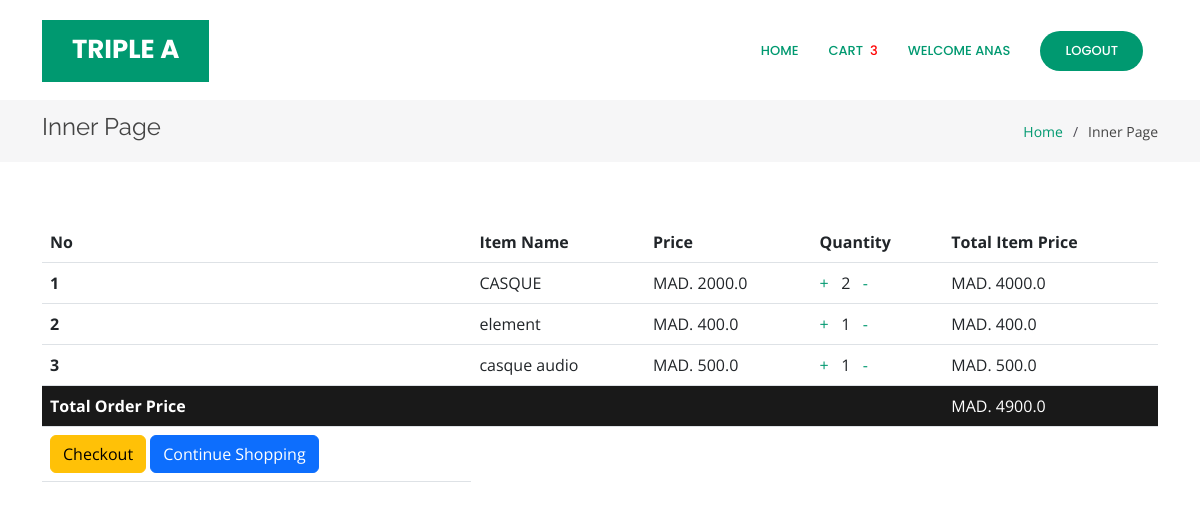
The page /orderlist (signed in) on the database its author committed.
### core/models.py (models this page shows, shortened)
class Order(models.Model):
    user = models.ForeignKey(User, on_delete=models.CASCADE)
    items = models.ManyToManyField(OrderItem)
    start_date = models.DateTimeField(auto_now_add=True)
    ordered_date = models.DateTimeField()
    ordered = models.BooleanField(default=False)
    order_id = models.CharField(
        max_length=100, unique=True, default=None, blank=True, null=True)
    datetime_ofpayment = models.DateTimeField(auto_now_add=True)
    order_delivered = models.BooleanField(default=False)
    order_received = models.BooleanField(default=False)
    razorpay_order_id = models.CharField(max_length=500, null=True, blank=True)
    razorpay_payment_id = models.CharField(
        max_length=500, null=True, blank=True)
    razorpay_signature = models.CharField(
        max_length=500, null=True, blank=True)
    def get_total_price(self):
        total = 0
        for order_item in self.items.all():
            total += order_item.get_final_price()
        return total

class OrderItem(models.Model):
    user = models.ForeignKey(User, on_delete=models.CASCADE)
    ordered = models.BooleanField(default=False)
    product = models.ForeignKey(Product, on_delete=models.CASCADE)
    quantity = models.IntegerField(default=1)
    def get_total_item_price(self):
        return self.quantity * self.product.price
    def get_final_price(self):
        return self.get_total_item_price()

class Product(models.Model):
    name = models.CharField(max_length=100)
    category = models.ForeignKey('Category', on_delete=models.CASCADE)
    desc = models.TextField()
    price = models.FloatField(default=0.0)
    product_available_count = models.IntegerField(default=0)
    img = models.ImageField(upload_to='image/')

### core/views.py (the view)
# urls.py: path('orderlist',views.orderlist,name="orderlist"),
def orderlist(request):
    if Order.objects.filter(user=request.user, ordered=False).exists():
        order = Order.objects.get(user=request.user, ordered=False)
        return render(request, "core/orderlist.html", {"order": order})
    return render(request, "core/orderlist.html", {"message": "Your Cart is Empty"})

### core/templatetags/cart_template_tag.py (called while the page is built)
@register.filter
def cart_item_count(user):
    if user.is_authenticated:
        qs = Order.objects.filter(user=user,ordered=False)
        if qs.exists():
            return qs[0].items.count()
    return 0

### templates/core/orderlist.html (shortened to what this page needs)
<!DOCTYPE html>
{% load static %}
{% load cart_template_tag %}
<html lang="en">
<head>
    <link href="{% static 'vendor/aos/aos.css' %}" rel="stylesheet">
    <link href="{% static 'vendor/bootstrap/css/bootstrap.min.css' %}" rel="stylesheet">
    <link href="{% static 'vendor/bootstrap-icons/bootstrap-icons.css' %}" rel="stylesheet">
    <link href="{% static 'vendor/boxicons/css/boxicons.min.css' %}" rel="stylesheet">
    <link href="{% static 'vendor/glightbox/css/glightbox.min.css' %}" rel="stylesheet">
    <link href="{% static 'vendor/remixicon/remixicon.css' %}" rel="stylesheet">
    <link href="{% static 'vendor/swiper/swiper-bundle.min.css' %}" rel="stylesheet">
    <link href="{% static 'css/style.css' %}" rel="stylesheet">
</head>
<body>
    <header id="header" class="fixed-top d-flex align-items-center">
        <div class="container">
            <div class="header-container d-flex align-items-center justify-content-between">
                <div class="logo">
                    <h1 class="text-light"><a href="index.html"><span>TRIPLE A</span></a></h1>
                </div>
                <nav id="navbar" class="navbar">
                    <ul>
                        {% if user.is_authenticated %}
                        <li><a class="nav-link scrollto active" href="{% url 'index'%}">Home</a></li>
                        <li><a class="nav-link scrollto active" href="{% url 'orderlist' %}">Cart&nbsp;&nbsp
                                <div style="color:red;">{{request.user | cart_item_count}}</div>
                            </a></li>
                        <li><a class="nav-link scrollto active" href="#hero">Welcome {{user.username}}</a></li>
                        <li><a class="getstarted scrollto" href="{% url 'user_logout' %}">Logout</a></li>
                        {% else %}
                        <li><a class="getstarted scrollto" href="{% url 'user_login' %}">Login</a></li>
                        <li><a class="getstarted scrollto" href="{% url 'user_register' %}">Register</a></li>
                        {% endif %}
                    </ul>
                </nav>
            </div>
        </div>
    </header>
    <main id="main">
        <section class="breadcrumbs">
            <div class="container">
                <div class="d-flex justify-content-between align-items-center">
                    <h2>Inner Page</h2>
                    <ol>
                        <li><a href="{% url 'index' %}">Home</a></li>
                        <li>Inner Page</li>
                    </ol>
                </div>
            </div>
        </section>
        <section class="inner-page">
            <div class="container">
                <table class="table">
                    <thead class="thead-dark">
                        <tr>
                            <th scope="col">No</th>
                            <th scope="col">Item Name</th>
                            <th scope="col">Price</th>
                            <th scope="col">Quantity</th>
                            <th scope="col">Total Item Price</th>
                        </tr>
                    </thead>
                    <tbody>
                     {% for order_item in order.items.all %}
                        <tr>
                            <th scope="row">{{forloop.counter}}</th>
                            <td>{{ order_item.product.name }}</td>
                            <td>MAD. {{ order_item.product.price }}</td>
                            <td>
                                <a href="{% url 'add_item' order_item.product.pk %}">+</a> &nbsp;
                                {{ order_item.quantity }} &nbsp;
                                <a href="{% url 'remove_item' order_item.product.pk %}">-</i></a>
                            </td>
                            <td>MAD. {{ order_item.get_total_item_price}}</td>
                        </tr>
                        {% endfor %}
                        {% if order.get_total_price %}
                        <tr class="row100 body" style="background-color: #191919;">
                            <td class="cell100 column1" style="color:white;"><b>Total Order Price</b></td>
                            <td class="cell100 column2"></td>
                            <td class="cell100 column3"></td>
                            <td class="cell100 column4"></td>
                            <td class="cell100 column5" style="color:white;"> MAD. {{ order.get_total_price }}</td>
                        </tr>
                        <tr class="row100 body">
                            <td class="cell100 column1">
                                <a href="{% url 'checkout_page' %}" class="btn btn-warning float-right ml-2">Checkout</a>
                                <a href="{% url 'index' %}" class="btn btn-primary float-right">Continue Shopping</a>
                            </td>
                        </tr>
                        {% endif %}
                    </tbody>
                </table>
            </div>
        </section>
    </main>
</body>
</html>

### static/css/style.css (style rules this page uses)
body { font-family: "Open Sans", sans-serif; color: #444444; }
a { color: #009970; text-decoration: none; }
h1, h2, h3, h4, h5, h6 { font-family: "Raleway", sans-serif; }
#header { transition: all 0.5s; z-index: 997; transition: all 0.5s; top: 20px; }
#header .header-container { background: #fff; }
#header .logo { overflow: hidden; padding: 16px 30px 12px 30px; background: #009970; }
#header .logo h1 { font-size: 26px; padding: 0; line-height: 1; font-weight: 700; font-family: "Poppins", sans-serif; }
#header .logo h1 a, #header .logo h1 a:hover { color: #fff; text-decoration: none; }
.navbar { padding: 0; }
.navbar ul { margin: 0; padding: 0; display: flex; list-style: none; align-items: center; }
.navbar li { position: relative; }
.navbar a, .navbar a:focus { display: flex; align-items: center; justify-content: space-between; padding: 10px 0 10px 30px; color: #36343a; transition: 0.3s; font-size: 13px; font-weight: 500; text-transform: uppercase; font-family: "Poppins", sans-serif; white-space: nowrap; transition: 0.3s; }
.navbar a:hover, .navbar .active, .navbar .active:focus, .navbar li:hover>a { color: #009970; }
.navbar .getstarted, .navbar .getstarted:focus { background: #009970; padding: 10px 25px; margin-left: 30px; margin-right: 15px; border-radius: 50px; color: #fff; }
section { padding: 60px 0; overflow: hidden; }
.breadcrumbs { padding: 15px 0; background: #f6f6f7; margin-top: 100px; }
.breadcrumbs h2 { font-size: 24px; line-height: 1; font-weight: 400; }
.breadcrumbs ol { display: flex; flex-wrap: wrap; list-style: none; padding: 0; margin: 0; font-size: 14px; }
.breadcrumbs ol li+li { padding-left: 10px; }
.breadcrumbs ol li+li::before { display: inline-block; padding-right: 10px; color: #4f4c55; content: "/"; }

### rows shown on the page
OrderItem: product.name "CASQUE", product.price "2000.0", quantity "2", get_total_item_price "4000.0"
OrderItem: product.name "element", product.price "400.0", quantity "1", get_total_item_price "400.0"
OrderItem: product.name "casque audio", product.price "500.0", quantity "1", get_total_item_price "500.0"
Order: get_total_price "4900.0"

### other values the page prints
{{ request.user | cart_item_count }} "3"
{{ user.username }} "ANAS"
